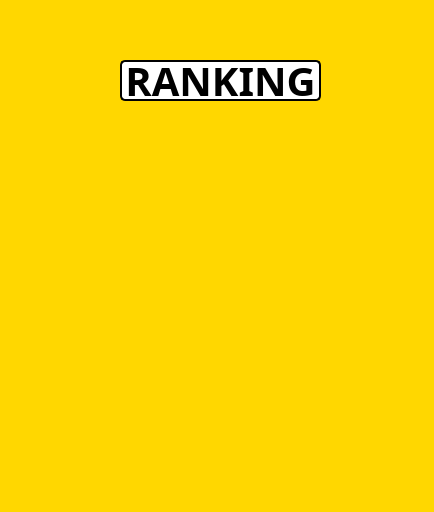
<?xml version="1.0" encoding="UTF-8"?>
<ui version="4.0">
 <class>Rank</class>
 <widget class="QDialog" name="Rank">
  <property name="geometry">
   <rect>
    <x>0</x>
    <y>0</y>
    <width>434</width>
    <height>512</height>
   </rect>
  </property>
  <property name="windowTitle">
   <string>Sudoku Warriors</string>
  </property>
  <property name="windowIcon">
   <iconset>
    <normaloff>../../Imagens/sudokuicon3.png</normaloff>../../Imagens/sudokuicon3.png</iconset>
  </property>
  <property name="styleSheet">
   <string notr="true">background-color: gold;</string>
  </property>
  <widget class="QLabel" name="pontuation_2">
   <property name="geometry">
    <rect>
     <x>280</x>
     <y>200</y>
     <width>71</width>
     <height>41</height>
    </rect>
   </property>
   <property name="font">
    <font>
     <pointsize>19</pointsize>
    </font>
   </property>
   <property name="styleSheet">
    <string notr="true"/>
   </property>
   <property name="text">
    <string/>
   </property>
   <property name="alignment">
    <set>Qt::AlignCenter</set>
   </property>
  </widget>
  <widget class="QLabel" name="pontuation_3">
   <property name="geometry">
    <rect>
     <x>280</x>
     <y>250</y>
     <width>71</width>
     <height>41</height>
    </rect>
   </property>
   <property name="font">
    <font>
     <pointsize>19</pointsize>
    </font>
   </property>
   <property name="styleSheet">
    <string notr="true"/>
   </property>
   <property name="text">
    <string/>
   </property>
   <property name="alignment">
    <set>Qt::AlignCenter</set>
   </property>
  </widget>
  <widget class="QLabel" name="player_5">
   <property name="geometry">
    <rect>
     <x>80</x>
     <y>350</y>
     <width>191</width>
     <height>41</height>
    </rect>
   </property>
   <property name="font">
    <font>
     <pointsize>16</pointsize>
    </font>
   </property>
   <property name="styleSheet">
    <string notr="true"/>
   </property>
   <property name="text">
    <string/>
   </property>
   <property name="margin">
    <number>8</number>
   </property>
  </widget>
  <widget class="QLabel" name="player_1">
   <property name="geometry">
    <rect>
     <x>80</x>
     <y>150</y>
     <width>191</width>
     <height>41</height>
    </rect>
   </property>
   <property name="sizePolicy">
    <sizepolicy hsizetype="Preferred" vsizetype="Preferred">
     <horstretch>0</horstretch>
     <verstretch>0</verstretch>
    </sizepolicy>
   </property>
   <property name="font">
    <font>
     <pointsize>16</pointsize>
    </font>
   </property>
   <property name="styleSheet">
    <string notr="true"/>
   </property>
   <property name="text">
    <string/>
   </property>
   <property name="margin">
    <number>8</number>
   </property>
  </widget>
  <widget class="QLabel" name="player_2">
   <property name="geometry">
    <rect>
     <x>80</x>
     <y>200</y>
     <width>191</width>
     <height>41</height>
    </rect>
   </property>
   <property name="font">
    <font>
     <pointsize>16</pointsize>
    </font>
   </property>
   <property name="styleSheet">
    <string notr="true"/>
   </property>
   <property name="text">
    <string/>
   </property>
   <property name="margin">
    <number>8</number>
   </property>
  </widget>
  <widget class="QLabel" name="player_6">
   <property name="geometry">
    <rect>
     <x>80</x>
     <y>400</y>
     <width>191</width>
     <height>41</height>
    </rect>
   </property>
   <property name="font">
    <font>
     <pointsize>16</pointsize>
    </font>
   </property>
   <property name="styleSheet">
    <string notr="true"/>
   </property>
   <property name="text">
    <string/>
   </property>
   <property name="margin">
    <number>8</number>
   </property>
  </widget>
  <widget class="QLabel" name="player_7">
   <property name="geometry">
    <rect>
     <x>80</x>
     <y>450</y>
     <width>191</width>
     <height>41</height>
    </rect>
   </property>
   <property name="font">
    <font>
     <pointsize>16</pointsize>
    </font>
   </property>
   <property name="styleSheet">
    <string notr="true"/>
   </property>
   <property name="text">
    <string/>
   </property>
   <property name="margin">
    <number>8</number>
   </property>
  </widget>
  <widget class="QLabel" name="player_4">
   <property name="geometry">
    <rect>
     <x>80</x>
     <y>300</y>
     <width>191</width>
     <height>41</height>
    </rect>
   </property>
   <property name="font">
    <font>
     <pointsize>16</pointsize>
    </font>
   </property>
   <property name="styleSheet">
    <string notr="true"/>
   </property>
   <property name="text">
    <string/>
   </property>
   <property name="margin">
    <number>8</number>
   </property>
  </widget>
  <widget class="QLabel" name="label">
   <property name="geometry">
    <rect>
     <x>120</x>
     <y>60</y>
     <width>201</width>
     <height>41</height>
    </rect>
   </property>
   <property name="font">
    <font>
     <family>SimSun-ExtB</family>
     <pointsize>30</pointsize>
     <bold>true</bold>
    </font>
   </property>
   <property name="styleSheet">
    <string notr="true">background-color: white; border: 2px solid black; border-radius: 5px;
</string>
   </property>
   <property name="text">
    <string>RANKING</string>
   </property>
   <property name="alignment">
    <set>Qt::AlignCenter</set>
   </property>
  </widget>
  <widget class="QLabel" name="pontuation_1">
   <property name="geometry">
    <rect>
     <x>280</x>
     <y>150</y>
     <width>71</width>
     <height>41</height>
    </rect>
   </property>
   <property name="font">
    <font>
     <pointsize>19</pointsize>
    </font>
   </property>
   <property name="styleSheet">
    <string notr="true"/>
   </property>
   <property name="text">
    <string/>
   </property>
   <property name="alignment">
    <set>Qt::AlignCenter</set>
   </property>
  </widget>
  <widget class="QLabel" name="pontuation_7">
   <property name="geometry">
    <rect>
     <x>280</x>
     <y>450</y>
     <width>71</width>
     <height>41</height>
    </rect>
   </property>
   <property name="font">
    <font>
     <pointsize>19</pointsize>
    </font>
   </property>
   <property name="styleSheet">
    <string notr="true"/>
   </property>
   <property name="text">
    <string/>
   </property>
   <property name="alignment">
    <set>Qt::AlignCenter</set>
   </property>
  </widget>
  <widget class="QLabel" name="player_3">
   <property name="geometry">
    <rect>
     <x>80</x>
     <y>250</y>
     <width>191</width>
     <height>41</height>
    </rect>
   </property>
   <property name="font">
    <font>
     <pointsize>16</pointsize>
    </font>
   </property>
   <property name="styleSheet">
    <string notr="true"/>
   </property>
   <property name="text">
    <string/>
   </property>
   <property name="margin">
    <number>8</number>
   </property>
  </widget>
  <widget class="QLabel" name="pontuation_6">
   <property name="geometry">
    <rect>
     <x>280</x>
     <y>400</y>
     <width>71</width>
     <height>41</height>
    </rect>
   </property>
   <property name="font">
    <font>
     <pointsize>19</pointsize>
    </font>
   </property>
   <property name="styleSheet">
    <string notr="true"/>
   </property>
   <property name="text">
    <string/>
   </property>
   <property name="alignment">
    <set>Qt::AlignCenter</set>
   </property>
  </widget>
  <widget class="QLabel" name="pontuation_4">
   <property name="geometry">
    <rect>
     <x>280</x>
     <y>300</y>
     <width>71</width>
     <height>41</height>
    </rect>
   </property>
   <property name="font">
    <font>
     <pointsize>19</pointsize>
    </font>
   </property>
   <property name="styleSheet">
    <string notr="true"/>
   </property>
   <property name="text">
    <string/>
   </property>
   <property name="alignment">
    <set>Qt::AlignCenter</set>
   </property>
  </widget>
  <widget class="QLabel" name="pontuation_5">
   <property name="geometry">
    <rect>
     <x>280</x>
     <y>350</y>
     <width>71</width>
     <height>41</height>
    </rect>
   </property>
   <property name="font">
    <font>
     <pointsize>19</pointsize>
    </font>
   </property>
   <property name="styleSheet">
    <string notr="true"/>
   </property>
   <property name="text">
    <string/>
   </property>
   <property name="alignment">
    <set>Qt::AlignCenter</set>
   </property>
  </widget>
 </widget>
 <resources/>
 <connections/>
</ui>
